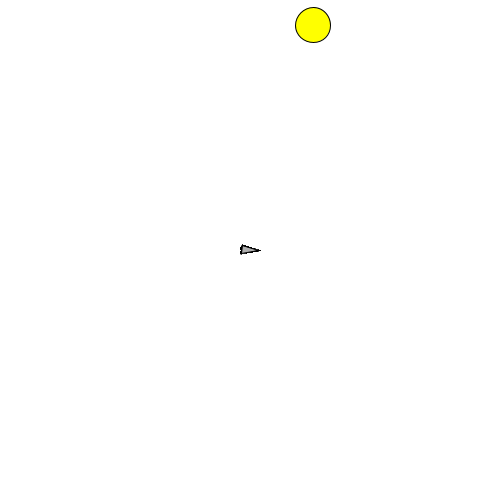
Frame 1 (no input)
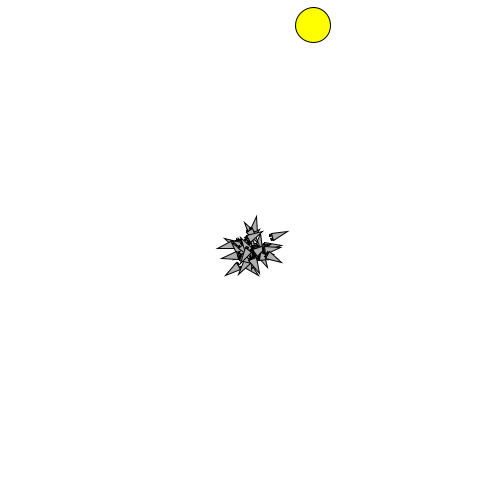
Frame 60 (the mouse pressed at the canvas centre just before this capture)
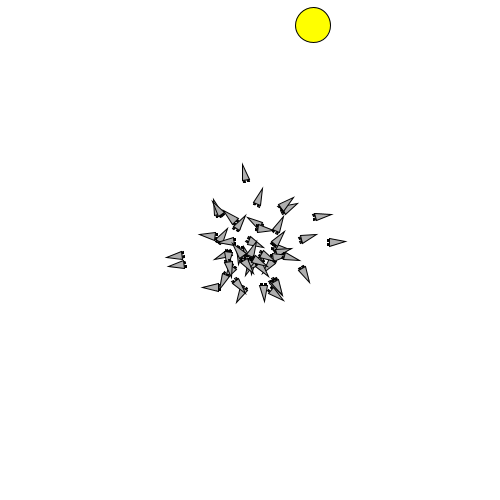
Frame 120 (the mouse held since frame 60 and released just before this capture)

The Processing sketch that drew these frames (run headless with seeded random() and noise(); from frame 60 on, the mouse is pressed at the canvas centre):

// Processing sketch: RocketTest
// ── RocketTest.pde
int NUM_MOVES = 250;
int moveCount;
int generation;
int targetX;

Population p;
int display;

void setup() {
  size(500, 500);
  targetX = int(random(35, width - 35));
  
  p = new Population(50);
  p.randomPop();
  moveCount = 0;
  println("======== Generation #" + generation + " ========");
}


void draw() {
  background(255);
  fill(255, 255, 0);
  circle(targetX, 25, 35);
  
  if(moveCount < NUM_MOVES) {
    p.display(false, false);
    p.run();
    moveCount++;
  } else {
    p.display(true, true);
    p.setBest();
    
    while(display == 0){
      println("Best Fitness: " + p.getBestFitness());
      println("Avg Fitness: " + p.getAvgFitness());
      display++;
    }
    
  }
  
}

void keyPressed(){
  if(key == 'm'){
    generation++;
    println();
    println("======== Generation #" + generation + " ========");
    display = 0;
    
    p = p.matingSeason();
    moveCount = 0;
  }
  
  if(key == 'p'){
    targetX = int(random(35, width - 35));
    p = new Population(50);
    p.randomPop();
    moveCount = 0;
  }
}

// ── Gene.pde
/*
  A Gene is designed to store "genetic" data for
  a single trait to be used in a genetic algorithm.

  The main part of the gene is the genotype, which
  is an array representation of a binary number. The
  length of the array will determine the number of digits
  and as a result, the maximum possible value of the Gene.
  So a Gene of length 5 has a maximum value of
  11111 base 2, or 31.
*/

class Gene {

  int geneLength;
  int genotype[];
  int value;

  Gene(int gl) {
      geneLength = gl;
      genotype = new int[geneLength];
      for (int i=0; i < geneLength; i++) {
        genotype[i] = int(random(2));
      }//random loop
      setValue();
  }//constructor


  Gene(Gene g) {
    geneLength = g.geneLength;
    genotype = new int[geneLength];
    arrayCopy(g.genotype, genotype);
    setValue();
  }


  void setValue() {
    value = 0;
    for (int i=0; i < geneLength; i++) {
      int bit = genotype[i];
      value += int( bit * pow(2, i));
    }//random loop
  }//setValue


  void mutate() {
    int r = (int)random(geneLength);
    genotype[r] = (genotype[r] + 1) % 2;
    setValue();
  }//mutate


  String toString() {
    String s = "";
    for (int i=0; i < geneLength; i++) {
      s+= genotype[i];
    }
    s+= " " + value;
    return s;
  }//toString

} //Gene

// ── Individual.pde
class Individual {

  static final int MAGS_GENE_LENGTH = 10;
  static final int ANGLES_GENE_LENGTH = 9;

  Rocket phenotype;
  Gene mags[];
  Gene angles[];
  float fitness;


  Individual(boolean random) {

    angles = new Gene[NUM_MOVES];
    mags = new Gene[NUM_MOVES];

    if (random) {
      for (int i = 0; i < NUM_MOVES; i++) {
        mags[i] = new Gene(MAGS_GENE_LENGTH);
        angles[i] = new Gene(ANGLES_GENE_LENGTH);
      }      
      
      setPhenotype();
    }
  }//constructor


  void setPhenotype() {
    float[] ms = new float[NUM_MOVES];
    PVector[] as = new PVector[NUM_MOVES];
    
    for (int i = 0; i < NUM_MOVES; i++) {
      float theta = radians(angles[i].value / 1.42);
      
      ms[i] = mags[i].value / 10240.0;
      as[i] = new PVector(cos(theta), sin(theta));
    }

    phenotype = new Rocket(as, ms, NUM_MOVES);
  }//setPhenotype

  /*==========================
    Create a new Individual object based on "mating" the
    calling and parameter objects.

    Randomly select a number of genes to select from
    one parent, copy those into the chromosome of the
    new, "child" Individual. Then copy the remaining
    Genes from the other parent.

    Do not always start from the same parent. The
    "first" parent should be assigned randomly.

    There is a Gene construtor that takes a Gene object
    and creates a copy. Use it.
    ==========================*/
  Individual mate(Individual partner) {
    Individual child = new Individual(false);
    int cutOff = int(random(NUM_MOVES));
    int firstParent = int(random(2));
    
    if(firstParent == 0){
      
      for(int i = 0; i <= cutOff; i++){
        child.mags[i] = new Gene(this.mags[i]);
        child.angles[i] = new Gene(this.angles[i]);
      }
      
      for(int i = cutOff; i < NUM_MOVES; i++){
        child.mags[i] = new Gene(partner.mags[i]);
        child.angles[i] = new Gene(partner.angles[i]);
      }
      
    }
    
    if(firstParent == 1){
        
      for(int i = 0; i <= cutOff; i++){
        child.mags[i] = new Gene(partner.mags[i]);
        child.angles[i] = new Gene(partner.angles[i]);
      }
      
      for(int i = cutOff; i < NUM_MOVES; i++){
        child.mags[i] = new Gene(this.mags[i]);
        child.angles[i] = new Gene(this.angles[i]);
      }
      
    }
    
    child.setPhenotype();
    return child;
  }//mate

  /*==========================
    Set the fitness based on how close the calling
    object is to the parameter.

    Larger values should mean more fit. You can base this
    calculation on either the chromosome values or geneotypes,
    though the values are simpler to work with.
    ==========================*/
 
  void setFitness() {
    
    fitness = (710 - dist(phenotype.position.x, phenotype.position.y, targetX, 25))/710;
    
  }//setFitness
  

  void mutate(float rate) {
    for (int i = 0; i < NUM_MOVES; i++) {
      if (random(1) < rate) {
        mags[i].mutate();
        angles[i].mutate();
        
        setPhenotype();
      }
    }
  }//mutate


  void display(boolean showFitness, boolean best) {
    phenotype.display(best);
    
    if (showFitness) {
      setFitness();
      textSize(15);
      fill(0);
      textAlign(CENTER);
      text(fitness, phenotype.position.x, phenotype.position.y);
    }
  }//display()
  
  
  void run(){
    phenotype.run();
  }


  String toString() {
    String s = "";
    for (int i = 0; i < NUM_MOVES; i++) {
      s+= mags[i] + "\n";
    }
    s+= "fitness: " + fitness + "\n";
    return s;
  }//toString()

}//Individual

// ── Population.pde
class Population{
  Individual pop[];
  Individual best;
  int numIndividuals;
  float totalFitness, mutationRate;
  
  
  Population(int popSize){
    numIndividuals = popSize;
    pop = new Individual[numIndividuals];
    mutationRate = 0.05;
    totalFitness = 0;
    best = null;
  }
  
  
  void randomPop(){
    for(int i = 0; i < numIndividuals; i++){
      pop[i] = new Individual(true);
    }
  }
  
  
  void display(boolean showFitness, boolean showBest){
    for(int i = 0; i < numIndividuals; i++){
      if(i == getBestIndex() && showBest){
        pop[i].display(showFitness, true);
      } else {
        pop[i].display(showFitness, false);
      }
    }
  }//display
  
  
  void run(){
    for(int i = 0; i < numIndividuals; i++){
      pop[i].run();
    }
  }
  
  
  Individual get(int index){
    return pop[index];
  }
  
  
  void setBest() {
    best = pop[getBestIndex()];
  }//setBest
  
  
  void setFitness(){
    for(int i = 0; i < numIndividuals; i++){
      pop[i].setFitness();
      totalFitness += pop[i].fitness;
    }
  }//setFitness
  
  
  Individual select(){
    float r = random(totalFitness);
    float runningFitness = 0;
    Individual chosenOne = null;
    
    for(int i = 0; i < numIndividuals; i++){
        
      runningFitness += pop[i].fitness;
      
      if(r <= runningFitness){
        chosenOne = pop[i];
        return chosenOne;
      } 
    }
    
    return chosenOne;
  }//select
  
  
  Population matingSeason(){
    Population newPop = new Population(pop.length);
    
    for(int i = 0; i < newPop.pop.length; i++){
      if(i == getBestIndex()){
        newPop.pop[i] = pop[i].mate(pop[i]);
      } else {
        Individual p1 = select();
        Individual p2 = select();
        Individual c = p1.mate(p2);
        
        c.mutate(mutationRate);
        newPop.pop[i] = c;
      }
    }
    return newPop;
  }//matingSeason
  
  
  int getBestIndex() {
    int b = 0;
    
    for (int i = 0; i < numIndividuals; i++) {
      if (pop[i].fitness > pop[b].fitness) {
        b = i;
      }
    }
    return b;
  }//getBestIndex


  float getBestFitness() {
    return pop[getBestIndex()].fitness;
  }//getBestFitness


  float getAvgFitness() {
    setFitness();
    return totalFitness / numIndividuals;
  }//getAvgFitness
  
}//Population

// ── Rocket.pde
// Rockt class based off Daniel Shiffman's work in The Nature of Code

class Rocket {

  static final int START_X = 250;
  static final int START_Y = 250;

  // All of our physics stuff
  PVector position;
  PVector velocity;
  PVector acceleration;
  PVector angles[];
  float mags[];
  int moveCount;
  float r;


  Rocket(PVector l, int numMoves) {
    acceleration = new PVector();
    velocity = new PVector();
    angles = new PVector[numMoves];
    mags = new float[numMoves];
    position = l.copy();
    moveCount = 0;
    r = 4;
  }

  Rocket(PVector[] as, float[] ms, int numMoves) {
    this(new PVector(START_X, START_Y), numMoves);
    angles = as;
    mags = ms;
  }


  void reset() {
    acceleration = new PVector();
    velocity = new PVector();
    position = new PVector(START_X, START_Y);
    moveCount = 0;
  }//reset


  void run() {
    PVector move = angles[moveCount].copy();
    move.mult(mags[moveCount]);
    applyForce(move);
    moveCount = (moveCount+1) % angles.length;
    update();
  }


  void applyForce(PVector f) {
    acceleration.add(f);
  }


  void update() {
    velocity.add(acceleration);
    position.add(velocity);
    acceleration.mult(0);
  }


  void display(boolean best) {
    float theta = velocity.heading() + PI/2;
    fill(200, 100);
    stroke(0);
    pushMatrix();
    translate(position.x, position.y);
    rotate(theta);

    // Thrusters
    rectMode(CENTER);
    fill(0);
    rect(-r/2, r*2, r/2, r);
    rect(r/2, r*2, r/2, r);

    // Rocket body
    if(best){
      fill(0, 255, 0);
    } else {
      fill(175);
    }
    beginShape(TRIANGLES);
    vertex(0, -r*2);
    vertex(-r, r*2);
    vertex(r, r*2);
    endShape();

    popMatrix();
  }

}
